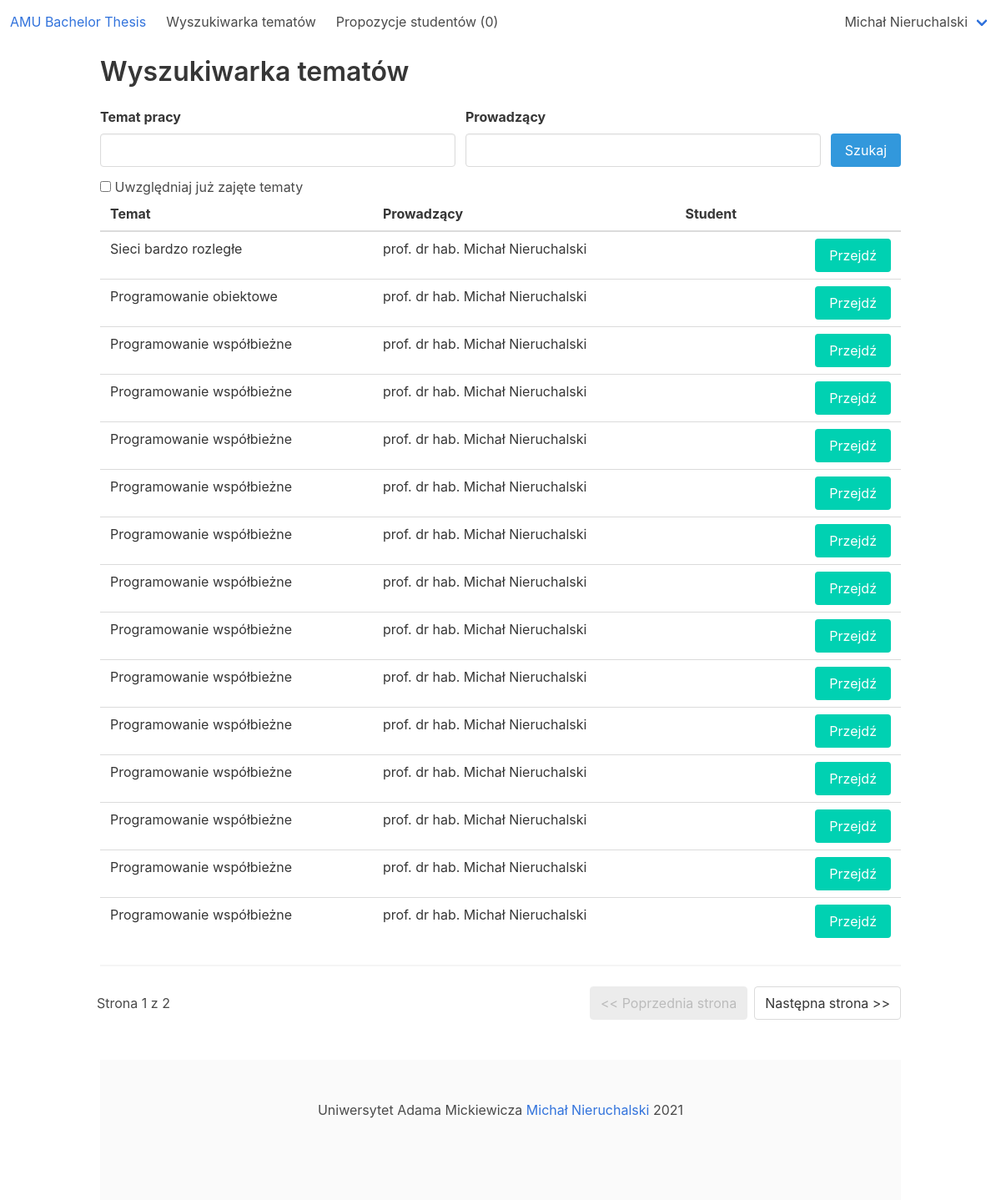
/amu_bachelor_thesis/search_engine (signed in), run on an earlier commit of the app's database.
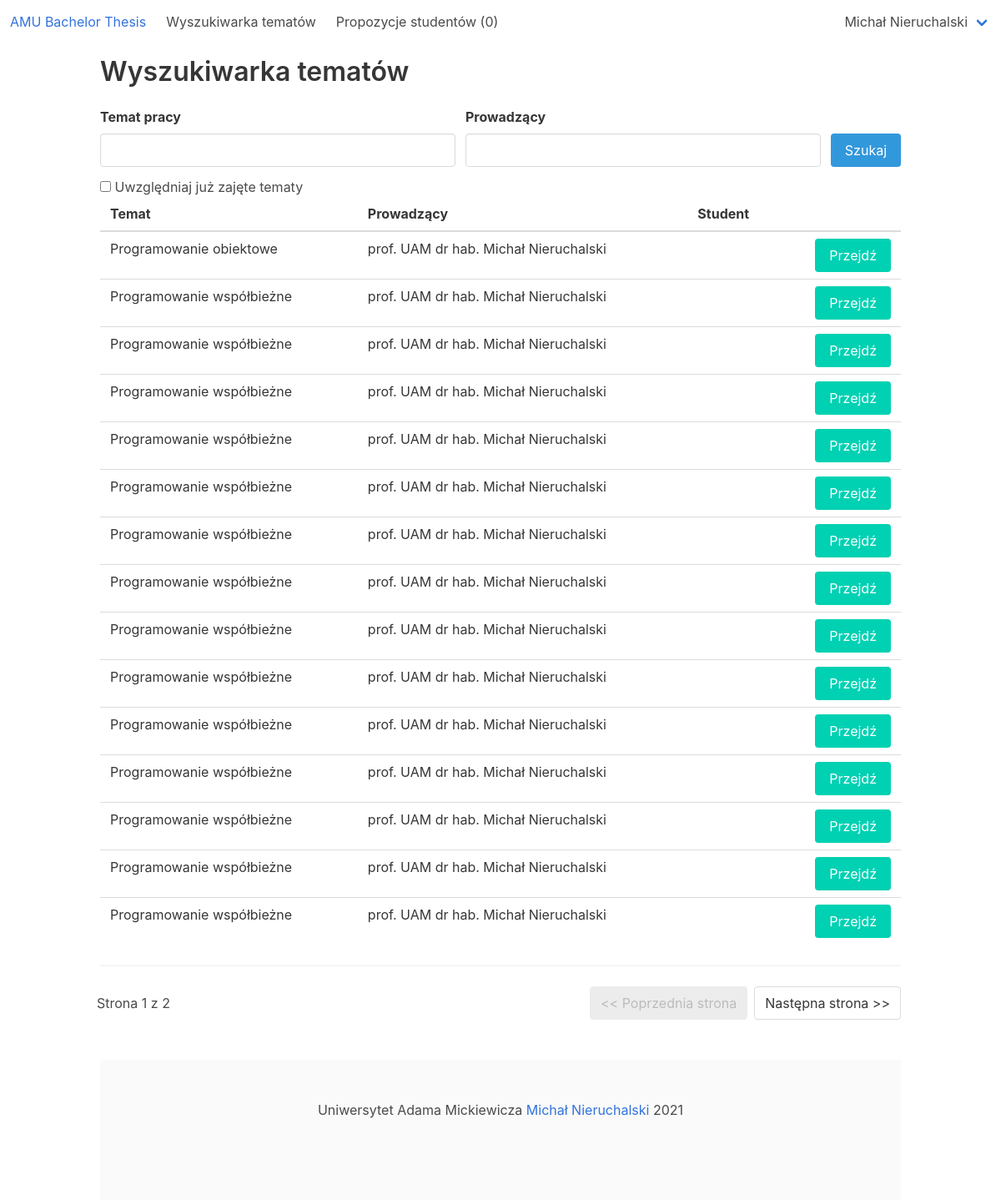
And on a later commit of the database.
### amu_bachelor_thesis_app/models.py (models this page shows, shortened)
class User(AbstractBaseUser, PermissionsMixin):
    USERNAME_FIELD = 'email'
    LECTURER = 1
    STUDENT = 2
    SUPERUSER = 3
    ROLE_CHOICES = (
        (LECTURER, 'Lecturer'),
        (STUDENT, 'Student'),
        (SUPERUSER, 'Superuser')
    )
    objects = CustomUserManager()
    role = models.PositiveSmallIntegerField(choices=ROLE_CHOICES, blank=False, null=False)
    email = models.EmailField('email address', blank=False, null=False, unique=True)
    def __str__(self):
        if self.role == User.STUDENT:
            return str(self.student)
        if self.role == User.LECTURER:
            return str(self.lecturer)
        return self.email
    def is_student(self):
        return self.role == User.STUDENT
    def is_lecturer(self):
        return self.role == User.LECTURER
    @property
    def is_superuser(self):
        return self.role == self.SUPERUSER

class Lecturer(models.Model):
    first_name = models.CharField(max_length=180, blank=False, null=False)
    last_name = models.CharField(max_length=180, blank=False, null=False)
    degree = models.CharField(max_length=180, blank=True, null=True)
    interests = models.CharField(max_length=2000, blank=True, null=True)
    description = models.CharField(max_length=4000, blank=True, null=True)
    user = models.OneToOneField(User, on_delete=models.CASCADE, primary_key=True)
    def __str__(self):
        return self.first_name + ' ' + self.last_name
    @property
    def name_with_degree(self):
        return self.degree + ' ' + self.first_name + ' ' + self.last_name

class Thesis(models.Model):
    title = models.CharField(max_length=255, blank=False, null=False)
    description = models.CharField(max_length=4000, blank=True, null=True)
    created_at = models.DateTimeField(null=False)
    edited_at = models.DateTimeField(null=True)
    lecturer = models.ForeignKey(Lecturer, on_delete=models.PROTECT, null=False)
    student = models.OneToOneField(Student, on_delete=models.SET_NULL, null=True)

### amu_bachelor_thesis_app/views/thesis_views.py (the view)
# urls.py: path('search_engine', thesis_views.ThesisSearchEngine.as_view(), name="search_engine"),
@method_decorator(login_required, name='dispatch')
class ThesisSearchEngine(generic.ListView):
    model = Thesis
    paginate_by = 15
    template_name = 'amu_bachelor_thesis_app/search_engine.html'
    def get_queryset(self):
        search_title = self.request.GET.get('thesis_title')
        if search_title is None:
            search_title = ''
        search_lecturer = self.request.GET.get('thesis_lecturer')
        if search_lecturer is None:
            search_lecturer = ''
        search_include_already_selected = self.request.GET.get('include_already_selected') == 'on'
        queryset = Thesis.objects.annotate(
            lecturer_name_with_degree=Concat('lecturer__degree', Value(' '),
                                             'lecturer__first_name', Value(' '),
                                             'lecturer__last_name')
        )
        if search_include_already_selected:
            return queryset.filter(
                title__icontains=search_title,
                lecturer_name_with_degree__icontains=search_lecturer)
        else:
            return queryset.filter(
                title__icontains=search_title,
                lecturer_name_with_degree__icontains=search_lecturer,
                student_id__isnull=True)

### amu_bachelor_thesis_app/templatetags/helpers.py (called while the page is built)
@register.simple_tag
def get_number_of_notifications(user):
    return user.notification_set.count()

@register.simple_tag
def has_notifications(user):
    return user.notification_set.filter(is_seen=False).count() == 0

### amu_bachelor_thesis_app/templatetags/lecturer.py (called while the page is built)
@register.simple_tag
def count_thesis_propositions(lecturer):
    return ThesisProposition.objects.filter(lecturer=lecturer, is_active=True).count()

### amu_bachelor_thesis_app/templatetags/pagination.py (called while the page is built)
@register.simple_tag(takes_context=True)
def url_replace(context, **kwargs):
    query = context['request'].GET.copy()
    query.pop('page', None)
    query.update(kwargs)
    return query.urlencode()

### amu_bachelor_thesis_app/templates/amu_bachelor_thesis_app/search_engine.html (shortened to what this page needs)
{% extends 'amu_bachelor_thesis_app/base.html' %}
{% block content %}
    <h2 class="title">Wyszukiwarka tematów</h2>
    <form method="get">
        <div class="field is-grouped">
            <p class="control is-expanded">
                <label class="label">Temat pracy</label>
                <input class="input" type="text" name="thesis_title" value="{{ request.GET.thesis_title }}">
            </p>
            <p class="control is-expanded">
                <label class="label">Prowadzący</label>
                <input class="input" type="text" name="thesis_lecturer" value="{{ request.GET.thesis_lecturer }}">
            </p>
            <p class="control is-align-self-flex-end">
                <button class="button is-info" type="submit">
                    Szukaj
                </button>
            </p>
        </div>
        <div class="field">
            <label class="checkbox">
                <input type="checkbox" name="include_already_selected" {% if request.GET.include_already_selected %}checked{% endif %}>
                    Uwzględniaj już zajęte tematy
            </label>
        </div>
    </form>
    {% if page_obj %}
        <table class="table is-fullwidth">
            <thead>
                <tr>
                    <th>Temat</th>
                    <th>Prowadzący</th>
                    <th>Student</th>
                    <th></th>
                </tr>
            </thead>
            <tbody>
                {% for thesis in page_obj %}
                    <tr>
                        <td>{{ thesis.title }}</td>
                        <td>{{ thesis.lecturer.name_with_degree }}</td>
                        <td>
                        </td>
                        <td class="has-text-right">
                            <a href={% url 'amu_bachelor_thesis:thesis' thesis.id %} class="button is-primary">
                                Przejdź
                            </a>
                        </td>
                    </tr>
                {% endfor %}
            </tbody>
        </table>
        {% include 'amu_bachelor_thesis_app/shell/pagination.html' %}
    {% else %}
        <div class="has-text-centered mt-4 mb-4">
            Brak pasujących rekordów :(
        </div>
    {% endif %}
{% endblock %}

### amu_bachelor_thesis_app/templates/amu_bachelor_thesis_app/base.html (shortened to what this page needs)
{% load static %}
<!DOCTYPE html>
<html>
    <head>
        <link rel="stylesheet" type="text/css" href="{% static 'amu_bachelor_thesis_app/bulma/css/bulma.min.css' %}" />
        <link rel="stylesheet" type="text/css" href="{% static 'amu_bachelor_thesis_app/custom.css' %}"
    </head>
    <body>
        {% include 'amu_bachelor_thesis_app/shell/navbar.html' %}
        <div class="container mt-4">
            <main>
                {% block content %}
                {% endblock %}
            </main>
            {% include 'amu_bachelor_thesis_app/shell/footer.html' %}
        </div>
    </body>
</html>

### amu_bachelor_thesis_app/templates/amu_bachelor_thesis_app/shell/navbar.html (shortened to what this page needs)
{% load lecturer %}
{% load helpers %}
<nav class="navbar" role="navigation">
    <div class="navbar-brand">
        <a class="navbar-item" href="{% url 'amu_bachelor_thesis:home' %}">
            <h1>AMU Bachelor Thesis</h1>
        </a>
    </div>
    <div id="navbarBasicExample" class="navbar-menu">
        <div class="navbar-start">
            {% if user.is_authenticated %}
                <a class="navbar-item" href="{% url 'amu_bachelor_thesis:search_engine' %}">Wyszukiwarka tematów</a>
            {% endif %}
            {% if user.is_lecturer %}
                <a class="navbar-item" href="{% url 'amu_bachelor_thesis:lecturer_manage_thesis_propositions' %}">
                    Propozycje studentów ({% count_thesis_propositions user.lecturer %})
                </a>
            {% endif %}
        </div>
    </div>
    <div class="navbar-end">
        <div class="navbar-end">
            {% if user.is_authenticated %}
                <div class="navbar-item has-dropdown is-hoverable">
                    <a class="navbar-link">{{ user }}</a>
                </div>
            {% endif %}
        </div>
    </div>
</nav>

### amu_bachelor_thesis_app/templates/amu_bachelor_thesis_app/shell/pagination.html
{% load pagination %}
<hr>
<nav class="pagination">
    {% if page_obj.has_previous %}
        <a href="?{% url_replace page=page_obj.previous_page_number %}" class="pagination-previous">&lt;&lt; Poprzednia strona</a>
    {% else %}
        <a disabled class="pagination-previous">&lt;&lt; Poprzednia strona</a>
    {% endif %}
    {% if page_obj.has_next %}
        <a href="?{% url_replace page=page_obj.next_page_number %}" class="pagination-next">Następna strona &gt;&gt;</a>
    {% else %}
        <a disabled class="pagination-next">Następna strona &gt;&gt;</a>
    {% endif %}
    <div class="pagination-list">
      Strona {{ page_obj.number }} z {{ page_obj.paginator.num_pages }}
    </div>
</nav>

### amu_bachelor_thesis_app/templates/amu_bachelor_thesis_app/shell/footer.html
<footer class="footer has-text-centered mt-6">
    Uniwersytet Adama Mickiewicza
    <a href="https://nieruchalski.pl">Michał Nieruchalski</a>
    2021
</footer>

What changed in the data, as far as the page shows it:
no longer on this page (row edited): Thesis: title "Sieci bardzo rozległe", lecturer.name_with_degree "prof. dr hab. Michał Nieruchalski"
changed through a linked row, Thesis "Programowanie obiektowe": lecturer.name_with_degree "prof. dr hab. Michał Nieruchalski" → "prof. UAM dr hab. Michał Nieruchalski"
changed Thesis (number 2 of 15 on the later page): lecturer.name_with_degree "prof. dr hab. Michał Nieruchalski" → "prof. UAM dr hab. Michał Nieruchalski"
changed through a linked row, Thesis (number 3 of 15 on the later page): lecturer.name_with_degree "prof. dr hab. Michał Nieruchalski" → "prof. UAM dr hab. Michał Nieruchalski"
changed through a linked row, Thesis (number 4 of 15 on the later page): lecturer.name_with_degree "prof. dr hab. Michał Nieruchalski" → "prof. UAM dr hab. Michał Nieruchalski"
changed through a linked row, Thesis (number 5 of 15 on the later page): lecturer.name_with_degree "prof. dr hab. Michał Nieruchalski" → "prof. UAM dr hab. Michał Nieruchalski"
changed through a linked row, Thesis (number 6 of 15 on the later page): lecturer.name_with_degree "prof. dr hab. Michał Nieruchalski" → "prof. UAM dr hab. Michał Nieruchalski"
changed Thesis (number 7 of 15 on the later page): lecturer.name_with_degree "prof. dr hab. Michał Nieruchalski" → "prof. UAM dr hab. Michał Nieruchalski"
changed through a linked row, Thesis (number 8 of 15 on the later page): lecturer.name_with_degree "prof. dr hab. Michał Nieruchalski" → "prof. UAM dr hab. Michał Nieruchalski"
changed through a linked row, Thesis (number 9 of 15 on the later page): lecturer.name_with_degree "prof. dr hab. Michał Nieruchalski" → "prof. UAM dr hab. Michał Nieruchalski"
changed Thesis (number 10 of 15 on the later page): lecturer.name_with_degree "prof. dr hab. Michał Nieruchalski" → "prof. UAM dr hab. Michał Nieruchalski"
changed through a linked row, Thesis (number 11 of 15 on the later page): lecturer.name_with_degree "prof. dr hab. Michał Nieruchalski" → "prof. UAM dr hab. Michał Nieruchalski"
changed through a linked row, Thesis (number 12 of 15 on the later page): lecturer.name_with_degree "prof. dr hab. Michał Nieruchalski" → "prof. UAM dr hab. Michał Nieruchalski"
changed through a linked row, Thesis (number 13 of 15 on the later page): lecturer.name_with_degree "prof. dr hab. Michał Nieruchalski" → "prof. UAM dr hab. Michał Nieruchalski"
changed through a linked row, Thesis (number 14 of 15 on the later page): lecturer.name_with_degree "prof. dr hab. Michał Nieruchalski" → "prof. UAM dr hab. Michał Nieruchalski"
now on this page (row unchanged): Thesis: title "Programowanie współbieżne", lecturer.name_with_degree "prof. UAM dr hab. Michał Nieruchalski"
